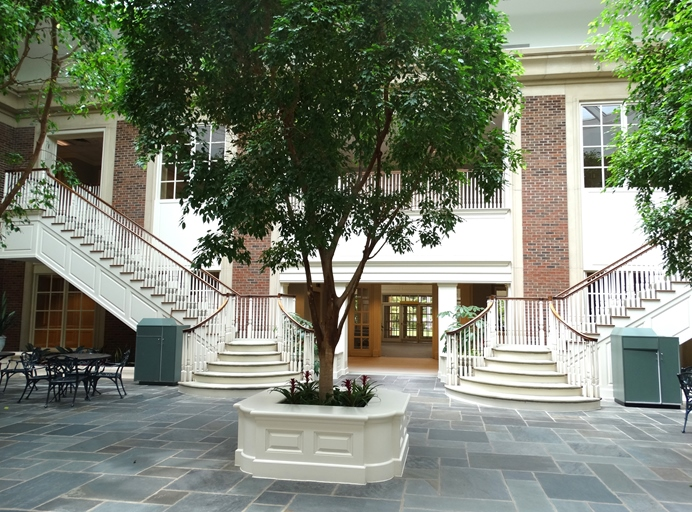
#> input picture img/im1.jpg, 692 x 512 px, found by its file name
$ python problema1.py
#> lines starting #> are read from the running program, lines starting #| are printed output that depends on the picture
import cv2
import numpy as np

# Escreve o número de 8 bits em binário (utilizado para debug)
def print_binario(num):
  for i in range(7,-1,-1):
    print((num//(2**i))%2,end="")
  print()

# Conta quantos pixels de cada nível tem (utilizado para debug)
def histograma(img):
  niveis = {}
  for item in tratado.flat:
    try:
      niveis[item]+=1
    except:
      niveis[item] = 0
  return niveis

# Questão 1
def im_chscaledepth(img, n_bits, scale):

  # Crio uma cópia para poder modificar sem alterar a original
  newimg1 = img.copy()

  # Adiciono uma dimensão caso seja escala de cinza para generalizar
  # o código
  if len(img.shape) == 2:
    newimg1 = newimg1[:,:,np.newaxis]

  # Pego as dimensões da imagem e quantidade de canais
  height, width, channels = newimg1.shape

  # Crio a nova imagem escalonada preenchida com 0s
  newimg2 = np.zeros((int(height*scale),int(width*scale),channels), dtype=np.uint8)

  # Processamento caso seja para reduzir a escala
  if scale <= 1:
    # fac representa quantas vezes a original é maior que a nova
    fac = 1/scale
    # Percorro toda a matriz nova
    for l in range(newimg2.shape[0]):
      for c in range(newimg2.shape[1]):
        # Pego uma matriz fac por fac e
        matrix = newimg1[int(l*fac):int((l+1)*fac),int(c*fac):int((c+1)*fac),:]
        # Para cada canal faço a soma de seus elementos
        elements_sum = np.sum(matrix,axis=(0,1),dtype=np.int32)
        # Para fazer a media divido a soma pelas dimensões obtidas
        average = elements_sum/(matrix.shape[0]*matrix.shape[1])
        # Atribuo a média de cada canal a seu respectivo novo canal
        newimg2[l:l+1,c:c+1,:] = average
  else:
    # fac representa quantas vezes a nova é maior que a original
    fac = scale
    # Percorro toda a matriz original
    for l in range(height):
      for c in range(width):
        # Para cada matriz de fac por fac atribuo os valores de
        # um dos pixels da matriz original
        newimg2[int(l*fac):int((l+1)*fac),int(c*fac):int((c+1)*fac),:] = newimg1[l:l+1,c:c+1,:]

  # Divido por 2 números de bits descartados vezes
  # para retirar os bits menos significativos e
  # alinhar a direita
  factor = 2**(8-n_bits)
  newimg2 = newimg2 // factor

  # Converto a imagem de n_bits para 2^n_bits de níveis
  # em uma imagem 8 bits (multiplica por um fator que faz
  # 0 virar 0 e o maior valor para n_bits 255, o meio escalona
  # proporcional)
  multiplier = 255//(2**n_bits - 1)
  newimg2 = newimg2 * multiplier

  # Como adicionei uma dimensão às imagens escala de cinza
  # vou retirá-las
  if len(img.shape) == 2:
    newimg2 = np.squeeze(newimg2, axis=2)

  return newimg2

#================ Main ================#

img = cv2.imread("img/im1.jpg")
#> img is the input picture: shape (512, 692, 3); mean B, G, R 113.6, 129.9, 122.5
cv2.imshow("Original", img)

img_tratado = im_chscaledepth(img, 5, 0.5)
cv2.imshow("Colorida n_bits=5 scale=0.5", img_tratado)
#cv2.imwrite("img/resultado/im1_color_5bits_0.5.jpg", img_tratado)

img_tratado2 = im_chscaledepth(img, 3, 1.75)
#> call 2 of im_chscaledepth, with n_bits = 3, scale = 1.75
#> after the loop in im_chscaledepth (call 2), `for l in range(height):`:
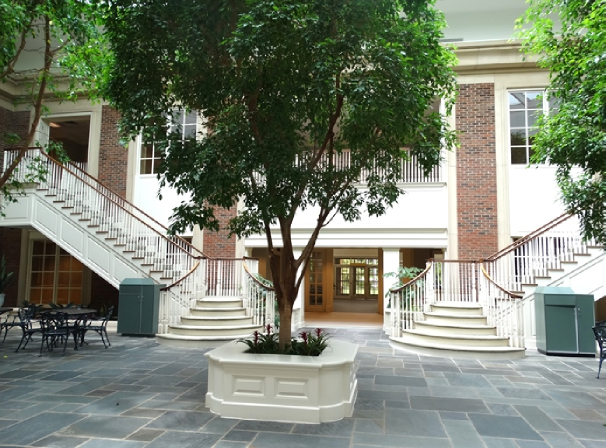
#> newimg2: shape (896, 1211, 3) (shown at 1/2 size); mean B, G, R 113.6, 129.9, 122.5
#> in im_chscaledepth (call 2), `newimg2 = newimg2 // factor`:
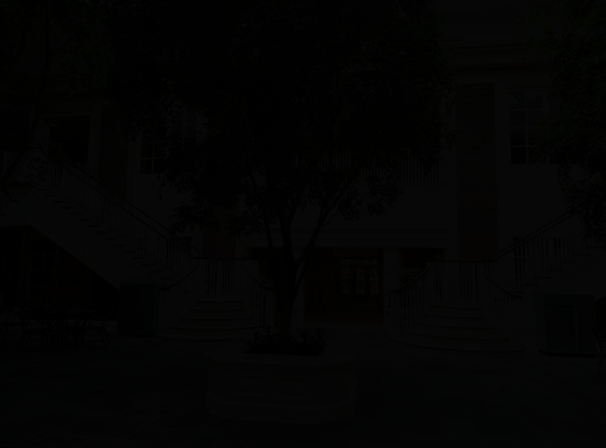
#> newimg2: shape (896, 1211, 3) (shown at 1/2 size); mean B, G, R 3.04, 3.54, 3.3
#> in im_chscaledepth (call 2), `newimg2 = newimg2 * multiplier`:
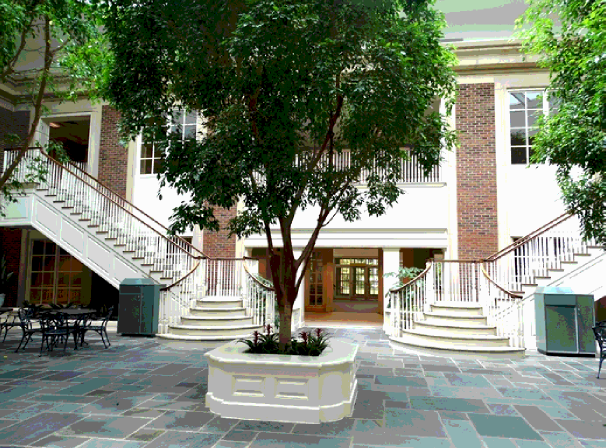
#> newimg2: shape (896, 1211, 3) (shown at 1/2 size); mean B, G, R 109.4, 127.6, 118.8
cv2.imshow("Colorida n_bits=3 scale=1.75", img_tratado2)
#cv2.imwrite("img/resultado/im1_color_3bits_1.75.jpg", img_tratado2)

cv2.waitKey(0)
cv2.destroyAllWindows()

gray = cv2.cvtColor(img, cv2.COLOR_BGR2GRAY)
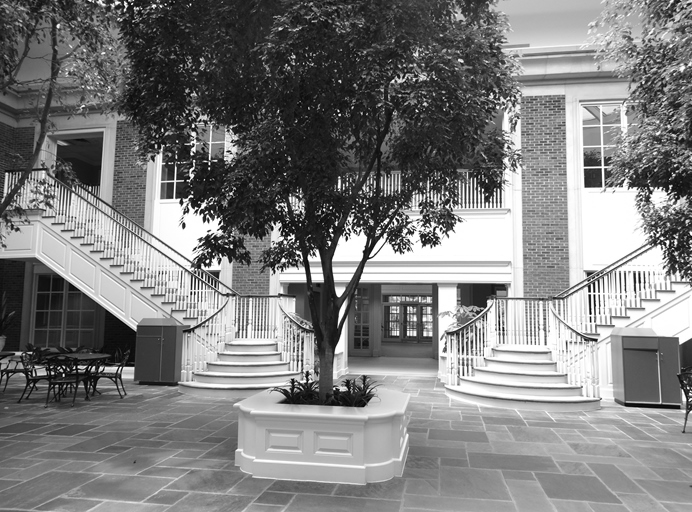
#> gray: shape (512, 692); min 0, max 255, mean 125.8
cv2.imshow("Escala de Cinza", gray)
#cv2.imwrite("img/im1_cinza.jpg", gray)

gray_tratado = im_chscaledepth(gray, 5, 0.5)
#> call 3 of im_chscaledepth, with n_bits = 5, scale = 0.5
#> after the loop in im_chscaledepth (call 3), `for l in range(newimg2.shape[0]):`:
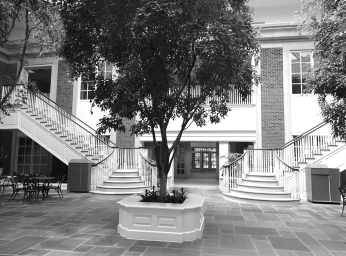
#> newimg2: shape (256, 346, 1); min 7, max 255, mean 125.4
cv2.imshow("Cinza n_bits=5 scale=0.5", gray_tratado)
#cv2.imwrite("img/resultado/im1_cinza_5bits_0.5.jpg", gray_tratado)

gray_tratado2 = im_chscaledepth(gray, 3, 1.75)
#> call 4 of im_chscaledepth, with n_bits = 3, scale = 1.75
#> after the loop in im_chscaledepth (call 4), `for l in range(height):`:
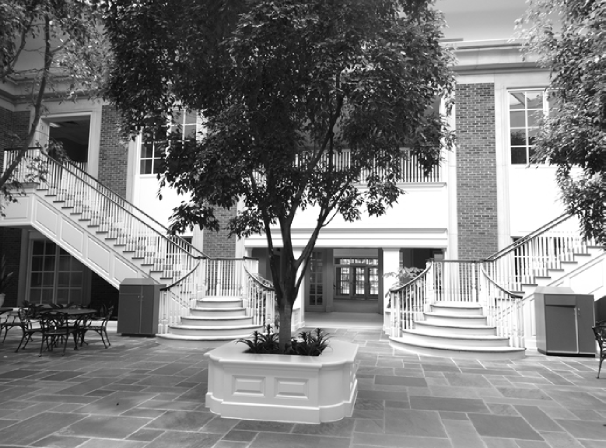
#> newimg2: shape (896, 1211, 1) (shown at 1/2 size); min 0, max 255, mean 125.8
#> in im_chscaledepth (call 4), `newimg2 = newimg2 // factor`:
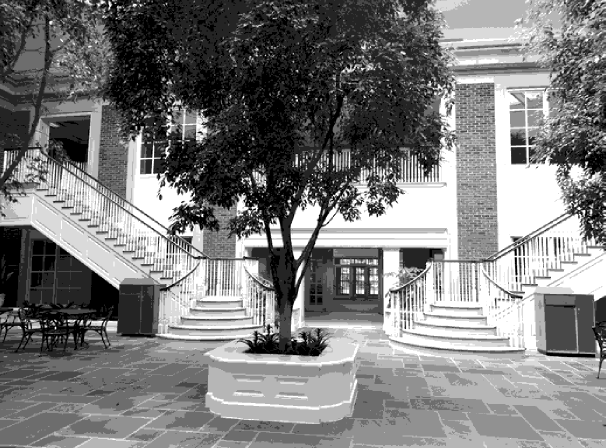
#> newimg2: shape (896, 1211, 1) (shown at 1/2 size); min 0, max 7, mean 3.41; drawn with min black and max white
cv2.imshow("Cinza n_bits=3 scale=1.75", gray_tratado2)
#cv2.imwrite("img/resultado/im1_cinza_3bits_1.75.jpg", gray_tratado2)

cv2.waitKey(0)
cv2.destroyAllWindows()

$ run again, with img/teste100.png saved as img/im1.jpg
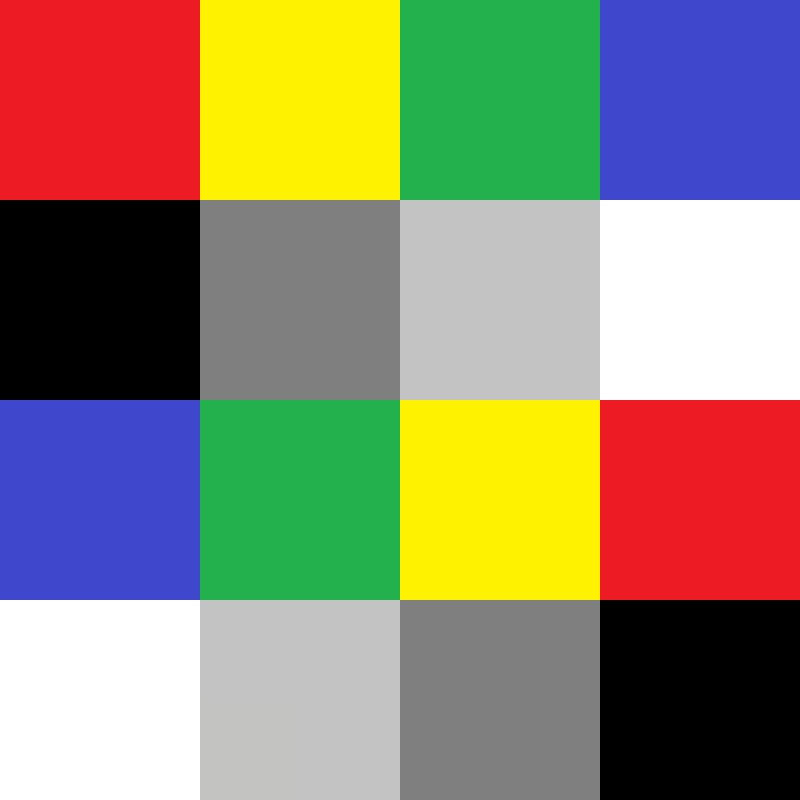
#> input picture img/teste100.png, 800 x 800 px, found by its file name
#> img is the input picture: shape (800, 800, 3); mean B, G, R 111.7, 136.8, 145.7
#> in im_chscaledepth (call 2), `newimg2 = newimg2 * multiplier`:
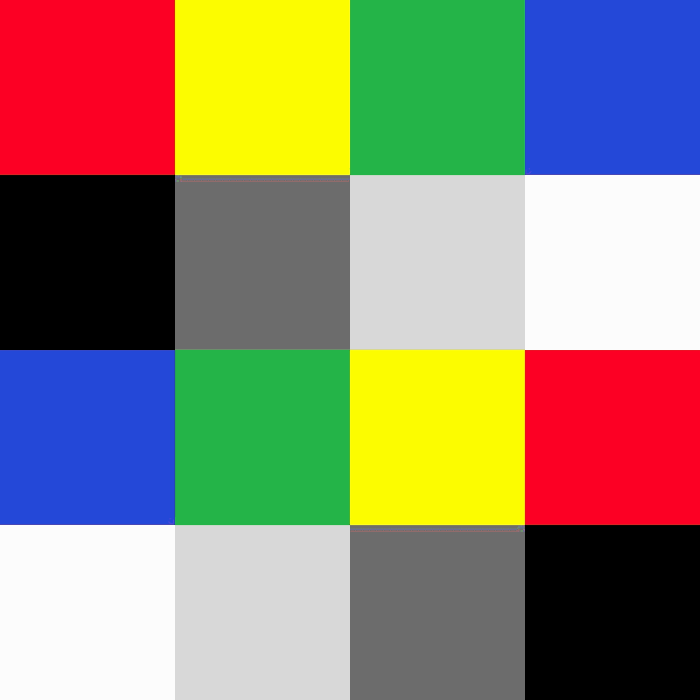
#> newimg2: shape (1400, 1400, 3) (shown at 1/2 size); mean B, G, R 112.5, 135.1, 144.1
#> in im_chscaledepth (call 4), `newimg2 = newimg2 // factor`:
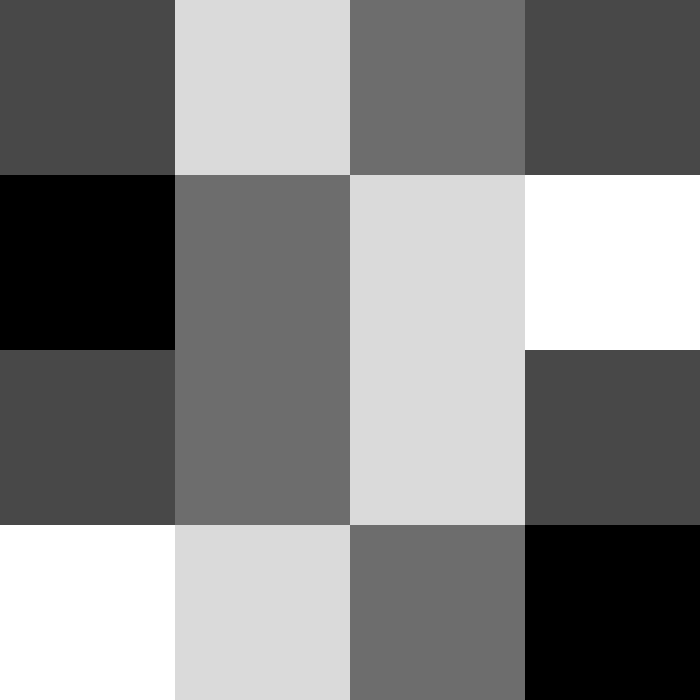
#> newimg2: shape (1400, 1400, 1) (shown at 1/2 size); min 0, max 7, mean 3.62; drawn with min black and max white
